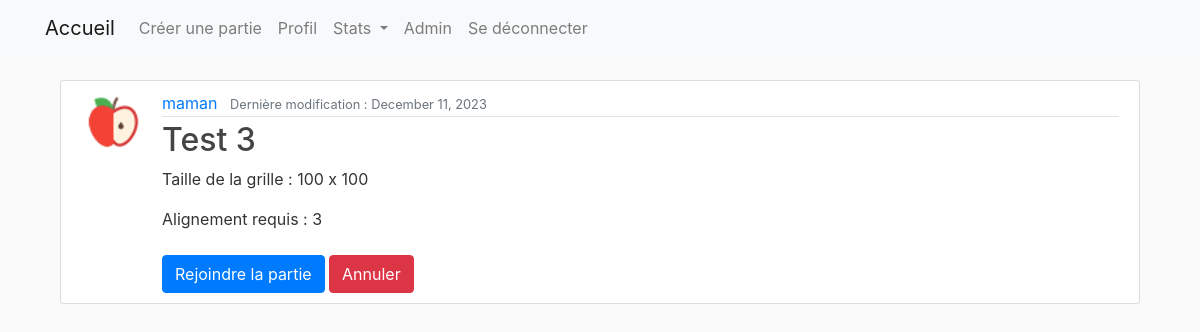
The app's page /confirm-join-game/13/ (signed in) with its own data.
### morpion/models.py (models this page shows, shortened)
class Game(models.Model):
    creator = models.ForeignKey(User, on_delete=models.CASCADE, related_name='games_created')
    player2 = models.ForeignKey(User, on_delete=models.SET_NULL, blank=True, null=True, related_name='joined_games')
    active_player = models.CharField(max_length=20, default='')
    winner = models.ForeignKey(User, on_delete=models.SET_NULL, null=True, blank=True, related_name='games_won')
    title = models.CharField(max_length=200)
    grid_size = models.PositiveIntegerField()
    alignment = models.PositiveIntegerField()
    STATUS_CHOICES = (
        ('waiting', 'Waiting'),
        ('started', 'Started'),
        ('completed', 'Completed'),
        ('abandoned', 'Abandoned')
    )
    status = models.CharField(max_length=10, choices=STATUS_CHOICES, default='waiting')
    created_at = models.DateField(auto_now_add=True)
    updated_at = models.DateTimeField(auto_now=True)
    is_private = models.BooleanField(default=False)
    access_code = models.CharField(max_length=6, blank=True, null=True)
    grid_data = models.JSONField(default=dict)

### users/models.py (models this page shows, shortened)
class Profile(models.Model):
    user = models.OneToOneField(User, on_delete=models.CASCADE)
    image = models.ImageField(default='default.png', upload_to='profile_pics')
    game_symbol = models.ImageField(default='default_symbol.png', upload_to='game_symbols')

### morpion/views.py (the view, shortened to what this page needs)
# urls.py: path('confirm-join-game/<int:game_id>/', views.confirm_join_game, name='confirm-join-game'),
@login_required(login_url='login')
def confirm_join_game(request, game_id):
    template_name ='morpion/game_confirm_join.html'
    game = get_object_or_404(Game, pk=game_id)
    form = JoinGameForm(request.POST or None)
    return render(request, template_name, {'game': game, 'form': form})

### morpion/forms.py
class JoinGameForm(forms.Form):
    access_code = forms.CharField(label="Code d'accès")

### morpion/templates/morpion/game_confirm_join.html (shortened to what this page needs)
{% extends "morpion/base.html" %}
{% block content %}
<div class="container mt-4">
    <article class="media content-section">
      <img class="rounded-circle article-img" src="{{ game.creator.profile.image.url }}">
      <div class="media-body">
        <div class="article-metadata">
          <a class="mr-2" href="{% url 'user-games' game.creator.username %}">{{ game.creator }}</a>
           <small class="text-muted">Dernière modification : {{ game.updated_at|date:"F d, Y" }}</small>
        </div>
        <h2><a class="article-title" href="{% url 'game-detail' game.id %}">{{ game.title }}</a></h2>
        <p class="article-content">Taille de la grille : {{ game.grid_size }} x {{ game.grid_size }}</p>
        <p class="article-content">Alignement requis : {{ game.alignment }}</p>
        <form method="post" action="{% url 'confirm-join-game' game.id %}" class="mt-4">
          <button class="btn btn-primary" type="submit" name="join">Rejoindre la partie</button>
          <input class="btn btn-danger" type="submit" name="cancel" value="Annuler">
      </form>
      </div>
     </article>
</div>
{% endblock %}

### morpion/static/css/main.css (style rules this page uses)
body { background: #fafafa; color: #333333; }
h1, h2, h3, h4, h5, h6 { color: #444444; }
.content-section { background: #ffffff; padding: 10px 20px; border: 1px solid #dddddd; border-radius: 3px; margin-bottom: 20px; }
.article-title { color: #444444; }
.article-content { white-space: pre-line; }
.article-img { height: 65px; width: 65px; margin-right: 16px; }
.article-metadata { padding-bottom: 1px; margin-bottom: 4px; border-bottom: 1px solid #e3e3e3 }

### records on screen
Game: creator.profile.image (picture), creator "maman", updated_at "December 11, 2023", title "Test 3", grid_size "100", alignment "3"
